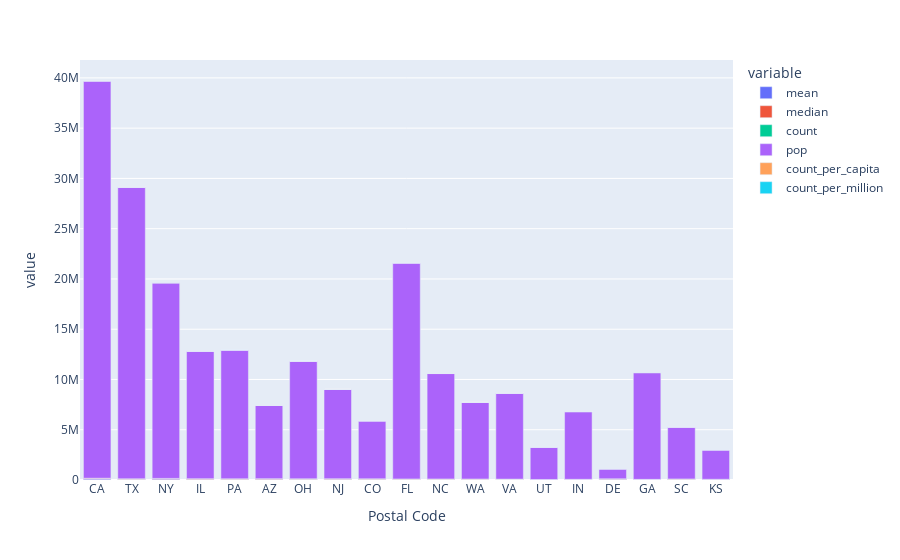

The notebook cell this image was saved under:
### Code cell
px.bar(by_state_pop)

### Figure 1 — Plotly figure (JSON) as saved in the notebook; plotly's stock layout.template omitted (floating-point values rounded to 4 significant figures)
{"data": [{"alignmentgroup": "True", "hovertemplate": "variable=mean<br>Postal Code=%{x}<br>value=%{y}<extra></extra>", "legendgroup": "mean", "marker": {"color": "#636efa"}, "name": "mean", "offsetgroup": "mean", "orientation": "v", "showlegend": true, "textposition": "auto", "type": "bar", "x": ["CA", "TX", "NY", "IL", "PA", "AZ", "OH", "NJ", "CO", "FL", "NC", "WA", "VA", "UT", "IN", "DE", "GA", "SC", "KS"], "xaxis": "x", "y": [90220.0, 63390.0, 81630.0, 63950.0, 63140.0, 68170.0, 60900.0, 66620.0, 57950.0, 52540.0, 50990.0, 45190.0, 45250, 26610.0, 34000, 71380.0, 32000, 53670.0, 36000], "yaxis": "y"}, {"alignmentgroup": "True", "hovertemplate": "variable=median<br>Postal Code=%{x}<br>value=%{y}<extra></extra>", "legendgroup": "median", "marker": {"color": "#EF553B"}, "name": "median", "offsetgroup": "median", "orientation": "v", "showlegend": true, "textposition": "auto", "type": "bar", "x": ["CA", "TX", "NY", "IL", "PA", "AZ", "OH", "NJ", "CO", "FL", "NC", "WA", "VA", "UT", "IN", "DE", "GA", "SC", "KS"], "xaxis": "x", "y": [86000, 54000, 77000, 67000, 55000, 64000, 55000, 59500, 57000, 54000, 53000, 55000, 43000, 26000, 34000, 50000, 32000, 54000, 36000], "yaxis": "y"}, {"alignmentgroup": "True", "hovertemplate": "variable=count<br>Postal Code=%{x}<br>value=%{y}<extra></extra>", "legendgroup": "count", "marker": {"color": "#00cc96"}, "name": "count", "offsetgroup": "count", "orientation": "v", "showlegend": true, "textposition": "auto", "type": "bar", "x": ["CA", "TX", "NY", "IL", "PA", "AZ", "OH", "NJ", "CO", "FL", "NC", "WA", "VA", "UT", "IN", "DE", "GA", "SC", "KS"], "xaxis": "x", "y": [1687, 1633, 658, 527, 438, 392, 212, 118, 96, 96, 90, 53, 48, 33, 23, 21, 4, 3, 3], "yaxis": "y"}, {"alignmentgroup": "True", "hovertemplate": "variable=pop<br>Postal Code=%{x}<br>value=%{y}<extra></extra>", "legendgroup": "pop", "marker": {"color": "#ab63fa"}, "name": "pop", "offsetgroup": "pop", "orientation": "v", "showlegend": true, "textposition": "auto", "type": "bar", "x": ["CA", "TX", "NY", "IL", "PA", "AZ", "OH", "NJ", "CO", "FL", "NC", "WA", "VA", "UT", "IN", "DE", "GA", "SC", "KS"], "xaxis": "x", "y": [39512223, 28995881, 19453561, 12671821, 12801989, 7278717, 11689100, 8882190, 5758736, 21477737, 10488084, 7614893, 8535519, 3205958, 6732219, 973764, 10617423, 5148714, 2913314], "yaxis": "y"}, {"alignmentgroup": "True", "hovertemplate": "variable=count_per_capita<br>Postal Code=%{x}<br>value=%{y}<extra></extra>", "legendgroup": "count_per_capita", "marker": {"color": "#FFA15A"}, "name": "count_per_capita", "offsetgroup": "count_per_capita", "orientation": "v", "showlegend": true, "textposition": "auto", "type": "bar", "x": ["CA", "TX", "NY", "IL", "PA", "AZ", "OH", "NJ", "CO", "FL", "NC", "WA", "VA", "UT", "IN", "DE", "GA", "SC", "KS"], "xaxis": "x", "y": [4.27e-05, 5.632e-05, 3.382e-05, 4.159e-05, 3.421e-05, 5.386e-05, 1.814e-05, 1.329e-05, 1.667e-05, 4.47e-06, 8.581e-06, 6.96e-06, 5.624e-06, 1.029e-05, 3.416e-06, 2.157e-05, 3.767e-07, 5.827e-07, 1.03e-06], "yaxis": "y"}, {"alignmentgroup": "True", "hovertemplate": "variable=count_per_million<br>Postal Code=%{x}<br>value=%{y}<extra></extra>", "legendgroup": "count_per_million", "marker": {"color": "#19d3f3"}, "name": "count_per_million", "offsetgroup": "count_per_million", "orientation": "v", "showlegend": true, "textposition": "auto", "type": "bar", "x": ["CA", "TX", "NY", "IL", "PA", "AZ", "OH", "NJ", "CO", "FL", "NC", "WA", "VA", "UT", "IN", "DE", "GA", "SC", "KS"], "xaxis": "x", "y": [42.7, 56.32, 33.82, 41.59, 34.21, 53.86, 18.14, 13.29, 16.67, 4.47, 8.581, 6.96, 5.624, 10.29, 3.416, 21.57, 0.3767, 0.5827, 1.03], "yaxis": "y"}], "layout": {"barmode": "relative", "legend": {"title": {"text": "variable"}, "tracegroupgap": 0}, "margin": {"t": 60}, "xaxis": {"anchor": "y", "domain": [0, 1], "title": {"text": "Postal Code"}}, "yaxis": {"anchor": "x", "domain": [0, 1], "title": {"text": "value"}}}}
